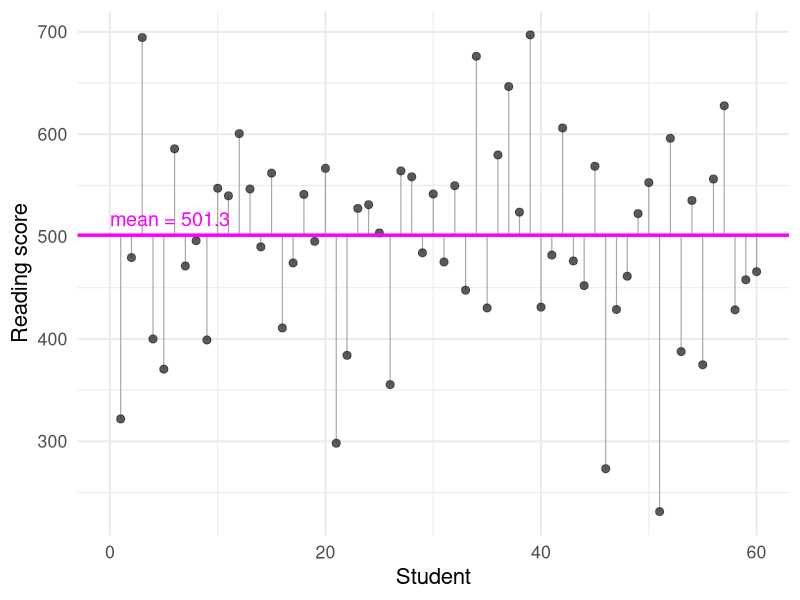
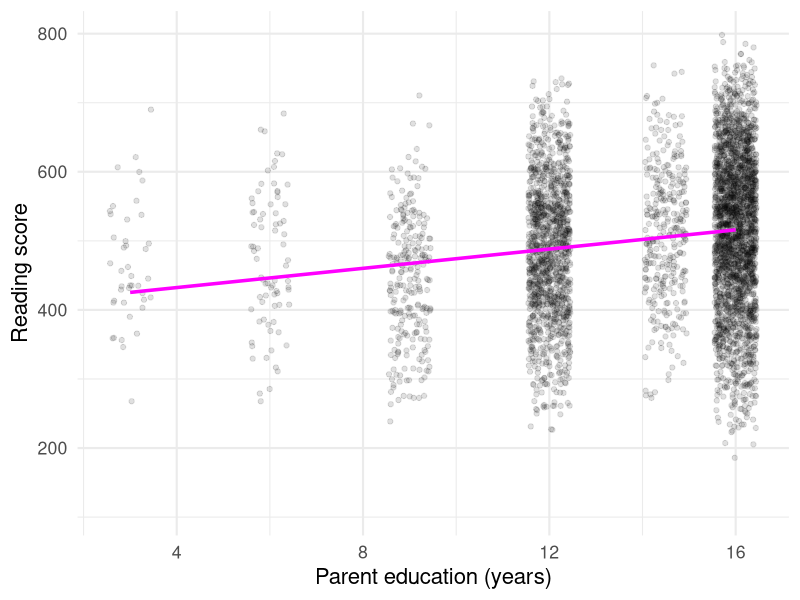
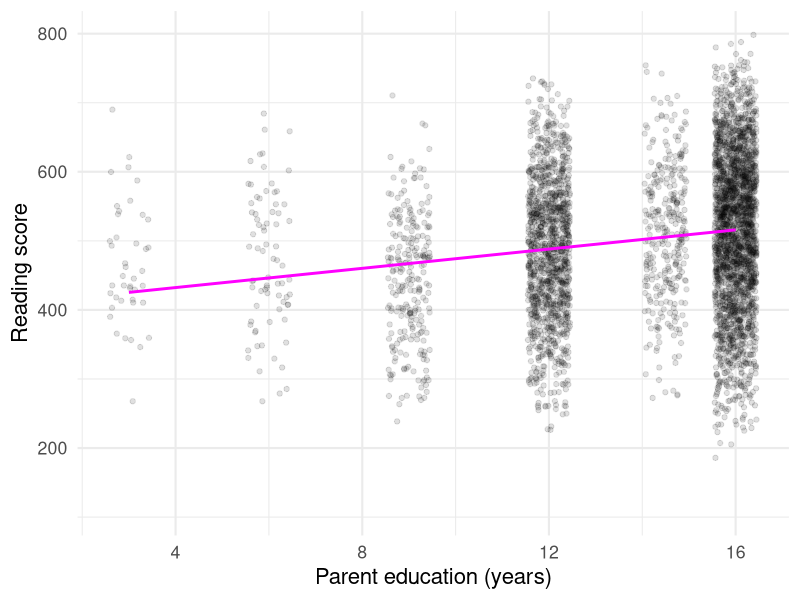
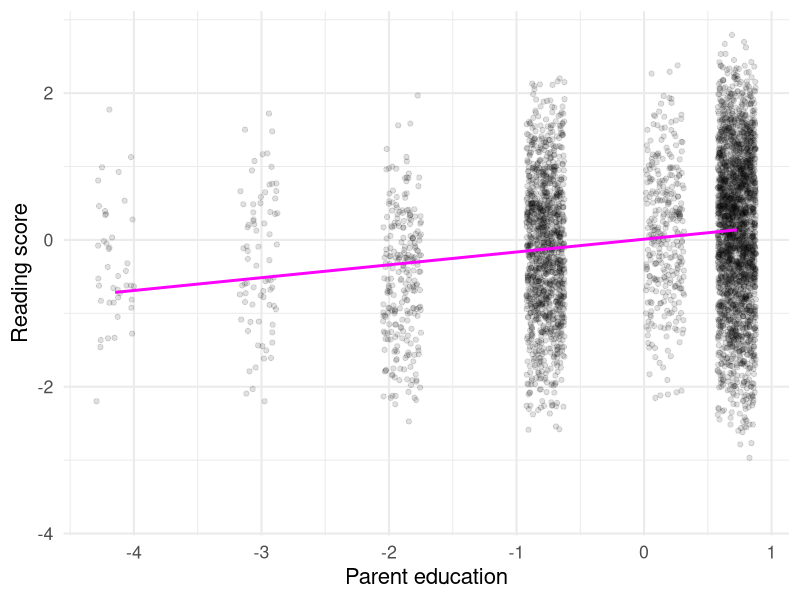
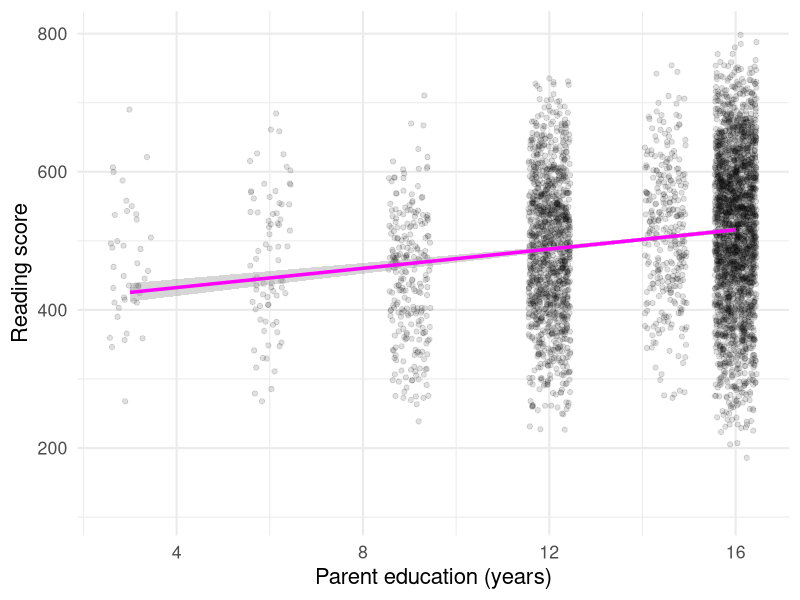
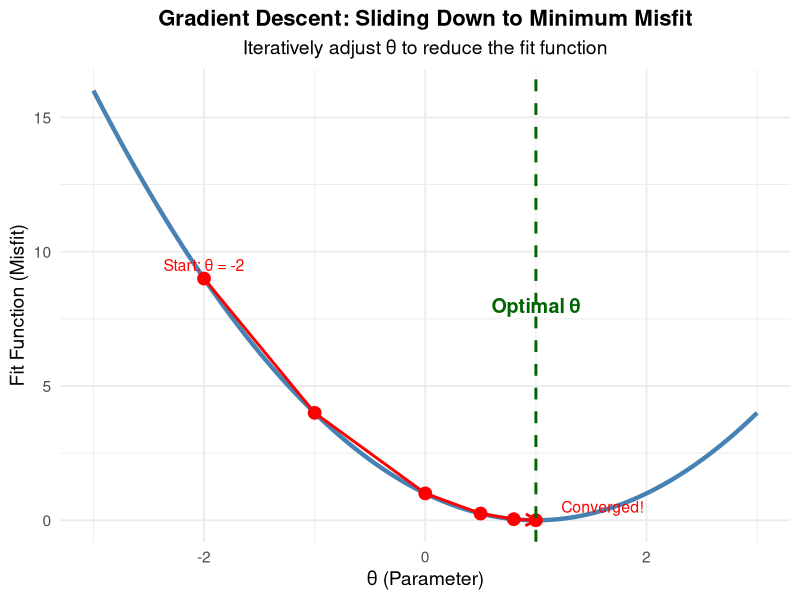

Generate these figures, in order, with R:
## ---- chunk 1
#| include: false
library(tidyverse)

pisa <- read_csv("../rlabs/w01_data_pisa22_USA_cln.csv", show_col_types = FALSE)

theme_set(theme_minimal(base_size = 16))

# BOOKSHOME is coded 1, 2, 3, 4, 6, 7 in this extract -- there is no 5.
# Derive the levels from the data so plots never invent a category.
books_levels <- sort(unique(na.omit(pisa$BOOKSHOME)))

# Mean-centred versions for the interaction model. Books at home starts at 1
# and parent education at 3, so in an uncentred interaction the main effects
# are slopes at "the other predictor = 0" -- a point off both scales, which
# flips the parent-education coefficient negative for purely arithmetic
# reasons. Centring moves that reference point to the mean, so the main
# effects read as average slopes. The fit is untouched.
pared_mean <- mean(pisa$PAREDINT, na.rm = TRUE)
books_mean <- mean(pisa$BOOKSHOME, na.rm = TRUE)

pisa <- pisa |>
  mutate(
    PAREDINT_c  = PAREDINT - pared_mean,
    BOOKSHOME_c = BOOKSHOME - books_mean
  )

fmt <- function(x, d = 2) formatC(x, format = "f", digits = d, big.mark = ",")

coef_table <- function(model) {
  broom::tidy(model) |>
    mutate(
      term = recode(term,
        "(Intercept)"            = "Intercept",
        "PAREDINT"               = "Parent education",
        "BOOKSHOME"              = "Books at home",
        "PAREDINT:BOOKSHOME"     = "Parent education x Books",
        "PAREDINT_c"             = "Parent education",
        "BOOKSHOME_c"            = "Books at home",
        "PAREDINT_c:BOOKSHOME_c" = "Parent education x Books"
      ),
      across(c(estimate, std.error, statistic), ~ round(.x, 2)),
      p.value = ifelse(p.value < .001, "< .001", fmt(p.value, 3))
    ) |>
    rename(Term = term, Estimate = estimate, SE = std.error,
           t = statistic, p = p.value) |>
    knitr::kable()
}

# Overall model test. The coefficient table gives one t-test per predictor;
# this is the omnibus F comparing the whole model against an intercept-only
# model, so students see model-level and coefficient-level significance
# together.
model_fit <- function(model) {
  s <- summary(model)
  f <- s$fstatistic
  p <- pf(f[["value"]], f[["numdf"]], f[["dendf"]], lower.tail = FALSE)
  sprintf(
    "$R^2$ = %s, adj. $R^2$ = %s, $F$(%d, %s) = %s, $p$ %s, residual SE = %s",
    fmt(s$r.squared, 3),
    fmt(s$adj.r.squared, 3),
    as.integer(f[["numdf"]]),
    formatC(f[["dendf"]], format = "d", big.mark = ","),
    fmt(f[["value"]], 1),
    if (p < .001) "< .001" else paste("=", fmt(p, 3)),
    fmt(sigma(model), 1)
  )
}
## ---- chunk 2
#| echo: false
#| fig-height: 3.2
#| fig-width: 9
set.seed(625)
samp <- pisa |>
  filter(!is.na(READ_AVG)) |>
  slice_sample(n = 60) |>
  mutate(case = row_number())

read_mean <- mean(pisa$READ_AVG, na.rm = TRUE)

ggplot(samp, aes(x = case, y = READ_AVG)) +
  geom_segment(aes(xend = case, yend = read_mean),
               colour = "grey65", linewidth = 0.4) +
  geom_point(size = 2.4, alpha = 0.8, colour = "grey20") +
  geom_hline(yintercept = read_mean, colour = "magenta", linewidth = 1.2) +
  annotate("text", x = 0, y = read_mean,
           label = paste0("mean = ", fmt(read_mean, 1)),
           colour = "magenta", hjust = 0, vjust = -0.6, size = 5) +
  labs(x = "Student", y = "Reading score")
## ---- chunk 3
#| echo: false
#| fig-height: 3.4
#| fig-width: 9
#| warning: false
ggplot(pisa, aes(x = PAREDINT, y = READ_AVG)) +
  geom_jitter(width = 0.45, alpha = 0.12) +
  geom_smooth(method = "lm", se = FALSE, colour = "magenta", linewidth = 1.2) +
  labs(x = "Parent education (years)", y = "Reading score")
## ---- chunk 4
#| echo: false
#| fig-height: 3.6
#| fig-width: 4.5
#| warning: false
ggplot(pisa, aes(x = PAREDINT, y = READ_AVG)) +
  geom_jitter(width = 0.45, alpha = 0.12) +
  geom_smooth(method = "lm", se = FALSE, colour = "magenta") +
  labs(x = "Parent education (years)", y = "Reading score")
## ---- chunk 5
#| echo: false
#| fig-height: 3.6
#| fig-width: 4.5
#| warning: false
pisa |>
  mutate(z_pared = scale(PAREDINT)[, 1], z_read = scale(READ_AVG)[, 1]) |>
  ggplot(aes(x = z_pared, y = z_read)) +
  geom_jitter(width = 0.15, alpha = 0.12) +
  geom_smooth(method = "lm", se = FALSE, colour = "magenta") +
  labs(x = "Parent education", y = "Reading score")
## ---- chunk 6
#| echo: false
pisa |>
  select(Reading = READ_AVG, `Parent ed` = PAREDINT, Books = BOOKSHOME) |>
  cor(use = "pairwise.complete.obs") |>
  round(2) |>
  knitr::kable()
## ---- chunk 7
#| echo: false
#| fig-height: 3
#| fig-width: 9
#| warning: false
m1 <- lm(READ_AVG ~ PAREDINT_c, data = pisa)

# Plotted on the raw scale: centring shifts the intercept, not the line.
ggplot(pisa, aes(x = PAREDINT, y = READ_AVG)) +
  geom_jitter(width = 0.45, alpha = 0.12) +
  geom_smooth(method = "lm", se = TRUE, colour = "magenta", linewidth = 1.2) +
  labs(x = "Parent education (years)", y = "Reading score")
## ---- chunk 8
#| echo: false
coef_table(m1)
## ---- chunk 9
#| echo: false
m2 <- lm(READ_AVG ~ PAREDINT_c + BOOKSHOME_c, data = pisa)

coef_table(m2)
## ---- chunk 10
#| echo: false
#| fig-height: 3
#| fig-width: 9
#| warning: false
m3 <- lm(READ_AVG ~ PAREDINT_c * BOOKSHOME_c, data = pisa)

coef_table(m3)
## ---- chunk 11
#| include: false
cov_pb <- cov(pisa$PAREDINT, pisa$BOOKSHOME, use = "pairwise.complete.obs")
var_p  <- var(pisa$PAREDINT, na.rm = TRUE)
a1 <- cov_pb / var_p
a0 <- books_mean - a1 * pared_mean

cov_br <- cov(pisa$BOOKSHOME, pisa$READ_AVG, use = "pairwise.complete.obs")
var_b  <- var(pisa$BOOKSHOME, na.rm = TRUE)
b1 <- cov_br / var_b
b0 <- read_mean - b1 * books_mean
## ---- chunk 12
# Create visualization of gradient descent (minimizing the fit function)
theta_vals <- seq(-3, 3, by = 0.05)
# Simulate a misfit curve (upright parabola) - minimized at theta = 1
misfit_vals <- (theta_vals - 1)^2

gradient_df <- data.frame(
  theta = theta_vals,
  misfit = misfit_vals
)

# Points showing gradient descent steps
descent_points <- data.frame(
  step = 0:5,
  theta = c(-2, -1, 0, 0.5, 0.8, 1),
  misfit = c((-2 - 1)^2, (-1 - 1)^2, (0 - 1)^2,
             (0.5 - 1)^2, (0.8 - 1)^2, (1 - 1)^2)
)

ggplot(gradient_df, aes(x = theta, y = misfit)) +
  geom_line(size = 1.5, color = "steelblue") +
  geom_point(data = descent_points, aes(x = theta, y = misfit),
             color = "red", size = 4) +
  geom_path(data = descent_points, aes(x = theta, y = misfit),
            color = "red", size = 1, arrow = arrow(length = unit(0.3, "cm"))) +
  geom_vline(xintercept = 1, linetype = "dashed", color = "darkgreen", size = 1) +
  annotate("text", x = 1, y = 8, label = "Optimal θ",
           color = "darkgreen", size = 5, fontface = "bold") +
  annotate("text", x = -2, y = 9.5, label = "Start: θ = -2",
           color = "red", size = 4) +
  annotate("text", x = descent_points$theta[6] + 0.6, y = descent_points$misfit[6] + 0.5,
           label = "Converged!", color = "red", size = 4) +
  labs(
    title = "Gradient Descent: Sliding Down to Minimum Misfit",
    subtitle = "Iteratively adjust θ to reduce the fit function",
    x = "θ (Parameter)",
    y = "Fit Function (Misfit)"
  ) +
  theme_minimal(base_size = 14) +
  theme(
    plot.title = element_text(face = "bold", hjust = 0.5, size = 16),
    plot.subtitle = element_text(hjust = 0.5)
  )
